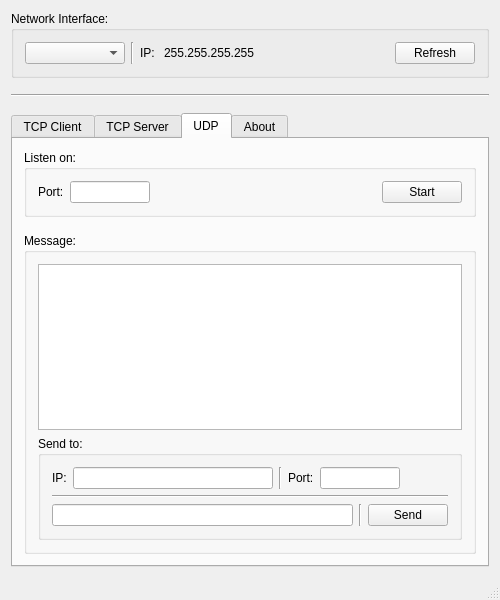
<?xml version="1.0" encoding="UTF-8"?>
<ui version="4.0">
 <class>MainWindow</class>
 <widget class="QMainWindow" name="MainWindow">
  <property name="geometry">
   <rect>
    <x>0</x>
    <y>0</y>
    <width>500</width>
    <height>600</height>
   </rect>
  </property>
  <property name="minimumSize">
   <size>
    <width>500</width>
    <height>500</height>
   </size>
  </property>
  <property name="windowTitle">
   <string>Socket Test</string>
  </property>
  <widget class="QWidget" name="centralWidget">
   <layout class="QVBoxLayout" name="verticalLayout">
    <item>
     <widget class="QGroupBox" name="groupBox_3">
      <property name="title">
       <string>Network Interface:</string>
      </property>
      <layout class="QVBoxLayout" name="verticalLayout_2">
       <item>
        <layout class="QHBoxLayout" name="horizontalLayout_5">
         <item>
          <widget class="QComboBox" name="comboBox_Interface">
           <property name="sizePolicy">
            <sizepolicy hsizetype="Preferred" vsizetype="Fixed">
             <horstretch>0</horstretch>
             <verstretch>0</verstretch>
            </sizepolicy>
           </property>
           <property name="minimumSize">
            <size>
             <width>100</width>
             <height>0</height>
            </size>
           </property>
           <property name="maximumSize">
            <size>
             <width>200</width>
             <height>16777215</height>
            </size>
           </property>
          </widget>
         </item>
         <item>
          <widget class="Line" name="line">
           <property name="orientation">
            <enum>Qt::Vertical</enum>
           </property>
          </widget>
         </item>
         <item>
          <widget class="QLabel" name="label_2">
           <property name="text">
            <string>IP: </string>
           </property>
          </widget>
         </item>
         <item>
          <widget class="QLabel" name="label_LocalIP">
           <property name="text">
            <string>255.255.255.255</string>
           </property>
          </widget>
         </item>
         <item>
          <spacer name="horizontalSpacer_5">
           <property name="orientation">
            <enum>Qt::Horizontal</enum>
           </property>
           <property name="sizeHint" stdset="0">
            <size>
             <width>40</width>
             <height>20</height>
            </size>
           </property>
          </spacer>
         </item>
         <item>
          <widget class="QPushButton" name="button_Refresh">
           <property name="text">
            <string>Refresh</string>
           </property>
          </widget>
         </item>
        </layout>
       </item>
      </layout>
     </widget>
    </item>
    <item>
     <spacer name="verticalSpacer_3">
      <property name="orientation">
       <enum>Qt::Vertical</enum>
      </property>
      <property name="sizeType">
       <enum>QSizePolicy::Fixed</enum>
      </property>
      <property name="sizeHint" stdset="0">
       <size>
        <width>20</width>
        <height>10</height>
       </size>
      </property>
     </spacer>
    </item>
    <item>
     <widget class="Line" name="line_6">
      <property name="orientation">
       <enum>Qt::Horizontal</enum>
      </property>
     </widget>
    </item>
    <item>
     <spacer name="verticalSpacer_2">
      <property name="orientation">
       <enum>Qt::Vertical</enum>
      </property>
      <property name="sizeType">
       <enum>QSizePolicy::Fixed</enum>
      </property>
      <property name="sizeHint" stdset="0">
       <size>
        <width>20</width>
        <height>10</height>
       </size>
      </property>
     </spacer>
    </item>
    <item>
     <widget class="QTabWidget" name="tabWidget">
      <property name="tabShape">
       <enum>QTabWidget::Rounded</enum>
      </property>
      <property name="currentIndex">
       <number>2</number>
      </property>
      <widget class="QWidget" name="tab_tcpClient">
       <attribute name="title">
        <string>TCP Client</string>
       </attribute>
       <layout class="QVBoxLayout" name="verticalLayout_5">
        <item>
         <widget class="QGroupBox" name="groupBox_4">
          <property name="title">
           <string>Connect to:</string>
          </property>
          <layout class="QVBoxLayout" name="verticalLayout_6">
           <item>
            <layout class="QHBoxLayout" name="horizontalLayout_7">
             <item>
              <widget class="QLabel" name="label_targetIP">
               <property name="sizePolicy">
                <sizepolicy hsizetype="Preferred" vsizetype="Preferred">
                 <horstretch>0</horstretch>
                 <verstretch>0</verstretch>
                </sizepolicy>
               </property>
               <property name="minimumSize">
                <size>
                 <width>0</width>
                 <height>0</height>
                </size>
               </property>
               <property name="baseSize">
                <size>
                 <width>0</width>
                 <height>0</height>
                </size>
               </property>
               <property name="text">
                <string>IP:</string>
               </property>
              </widget>
             </item>
             <item>
              <widget class="QLineEdit" name="lineEdit_TcpClientTargetIP">
               <property name="minimumSize">
                <size>
                 <width>150</width>
                 <height>0</height>
                </size>
               </property>
               <property name="maximumSize">
                <size>
                 <width>200</width>
                 <height>16777215</height>
                </size>
               </property>
              </widget>
             </item>
             <item>
              <widget class="Line" name="line_4">
               <property name="orientation">
                <enum>Qt::Vertical</enum>
               </property>
              </widget>
             </item>
             <item>
              <widget class="QLabel" name="label_targetPort">
               <property name="sizePolicy">
                <sizepolicy hsizetype="Preferred" vsizetype="Preferred">
                 <horstretch>0</horstretch>
                 <verstretch>0</verstretch>
                </sizepolicy>
               </property>
               <property name="minimumSize">
                <size>
                 <width>0</width>
                 <height>0</height>
                </size>
               </property>
               <property name="text">
                <string>Port:</string>
               </property>
              </widget>
             </item>
             <item>
              <widget class="QLineEdit" name="lineEdit_TcpClientTargetPort">
               <property name="minimumSize">
                <size>
                 <width>80</width>
                 <height>0</height>
                </size>
               </property>
               <property name="maximumSize">
                <size>
                 <width>80</width>
                 <height>16777215</height>
                </size>
               </property>
              </widget>
             </item>
             <item>
              <spacer name="horizontalSpacer">
               <property name="orientation">
                <enum>Qt::Horizontal</enum>
               </property>
               <property name="sizeHint" stdset="0">
                <size>
                 <width>40</width>
                 <height>20</height>
                </size>
               </property>
              </spacer>
             </item>
             <item>
              <widget class="QPushButton" name="button_TcpClient">
               <property name="text">
                <string>Connect</string>
               </property>
              </widget>
             </item>
            </layout>
           </item>
          </layout>
         </widget>
        </item>
        <item>
         <spacer name="verticalSpacer_4">
          <property name="orientation">
           <enum>Qt::Vertical</enum>
          </property>
          <property name="sizeType">
           <enum>QSizePolicy::Fixed</enum>
          </property>
          <property name="sizeHint" stdset="0">
           <size>
            <width>20</width>
            <height>10</height>
           </size>
          </property>
         </spacer>
        </item>
        <item>
         <widget class="QGroupBox" name="groupBox_2">
          <property name="title">
           <string>Message:</string>
          </property>
          <layout class="QVBoxLayout" name="verticalLayout_4">
           <item>
            <widget class="QTextBrowser" name="textBrowser_TcpClientMessage"/>
           </item>
           <item>
            <layout class="QHBoxLayout" name="horizontalLayout">
             <item>
              <widget class="QLineEdit" name="lineEdit_TcpClientSend"/>
             </item>
             <item>
              <widget class="Line" name="line_5">
               <property name="orientation">
                <enum>Qt::Vertical</enum>
               </property>
              </widget>
             </item>
             <item>
              <widget class="QPushButton" name="button_TcpClientSend">
               <property name="text">
                <string>Send</string>
               </property>
              </widget>
             </item>
            </layout>
           </item>
          </layout>
         </widget>
        </item>
       </layout>
      </widget>
      <widget class="QWidget" name="tab_tcpServer">
       <attribute name="title">
        <string>TCP Server</string>
       </attribute>
       <layout class="QVBoxLayout" name="verticalLayout_7">
        <item>
         <widget class="QGroupBox" name="groupBox">
          <property name="title">
           <string>Listen on:</string>
          </property>
          <layout class="QVBoxLayout" name="verticalLayout_3">
           <item>
            <layout class="QHBoxLayout" name="horizontalLayout_3">
             <item>
              <widget class="QLabel" name="label_listenPort">
               <property name="sizePolicy">
                <sizepolicy hsizetype="Preferred" vsizetype="Preferred">
                 <horstretch>0</horstretch>
                 <verstretch>0</verstretch>
                </sizepolicy>
               </property>
               <property name="minimumSize">
                <size>
                 <width>0</width>
                 <height>0</height>
                </size>
               </property>
               <property name="text">
                <string>Port:</string>
               </property>
              </widget>
             </item>
             <item>
              <widget class="QLineEdit" name="lineEdit_TcpServerListenPort">
               <property name="minimumSize">
                <size>
                 <width>80</width>
                 <height>0</height>
                </size>
               </property>
               <property name="maximumSize">
                <size>
                 <width>80</width>
                 <height>16777215</height>
                </size>
               </property>
              </widget>
             </item>
             <item>
              <spacer name="horizontalSpacer_2">
               <property name="orientation">
                <enum>Qt::Horizontal</enum>
               </property>
               <property name="sizeHint" stdset="0">
                <size>
                 <width>40</width>
                 <height>20</height>
                </size>
               </property>
              </spacer>
             </item>
             <item>
              <widget class="QPushButton" name="button_TcpServer">
               <property name="text">
                <string>Start</string>
               </property>
              </widget>
             </item>
            </layout>
           </item>
          </layout>
         </widget>
        </item>
        <item>
         <spacer name="verticalSpacer">
          <property name="orientation">
           <enum>Qt::Vertical</enum>
          </property>
          <property name="sizeType">
           <enum>QSizePolicy::Fixed</enum>
          </property>
          <property name="sizeHint" stdset="0">
           <size>
            <width>20</width>
            <height>10</height>
           </size>
          </property>
         </spacer>
        </item>
        <item>
         <widget class="QGroupBox" name="groupBox_5">
          <property name="title">
           <string>Message:</string>
          </property>
          <layout class="QVBoxLayout" name="verticalLayout_8">
           <item>
            <widget class="QTextBrowser" name="textBrowser_TcpServerMessage"/>
           </item>
           <item>
            <layout class="QHBoxLayout" name="horizontalLayout_2">
             <item>
              <widget class="QLineEdit" name="lineEdit_TcpServerSend"/>
             </item>
             <item>
              <widget class="Line" name="line_7">
               <property name="orientation">
                <enum>Qt::Vertical</enum>
               </property>
              </widget>
             </item>
             <item>
              <widget class="QPushButton" name="button_TcpServerSend">
               <property name="text">
                <string>Send</string>
               </property>
              </widget>
             </item>
            </layout>
           </item>
          </layout>
         </widget>
        </item>
       </layout>
      </widget>
      <widget class="QWidget" name="tab_udp">
       <attribute name="title">
        <string>UDP</string>
       </attribute>
       <layout class="QVBoxLayout" name="verticalLayout_9">
        <item>
         <widget class="QGroupBox" name="groupBox_6">
          <property name="title">
           <string>Listen on:</string>
          </property>
          <layout class="QVBoxLayout" name="verticalLayout_10">
           <item>
            <layout class="QHBoxLayout" name="horizontalLayout_4">
             <item>
              <widget class="QLabel" name="label_3">
               <property name="text">
                <string>Port:</string>
               </property>
              </widget>
             </item>
             <item>
              <widget class="QLineEdit" name="lineEdit_UdpListenPort">
               <property name="sizePolicy">
                <sizepolicy hsizetype="Preferred" vsizetype="Fixed">
                 <horstretch>0</horstretch>
                 <verstretch>0</verstretch>
                </sizepolicy>
               </property>
               <property name="minimumSize">
                <size>
                 <width>80</width>
                 <height>0</height>
                </size>
               </property>
               <property name="maximumSize">
                <size>
                 <width>80</width>
                 <height>16777215</height>
                </size>
               </property>
              </widget>
             </item>
             <item>
              <spacer name="horizontalSpacer_3">
               <property name="orientation">
                <enum>Qt::Horizontal</enum>
               </property>
               <property name="sizeHint" stdset="0">
                <size>
                 <width>40</width>
                 <height>20</height>
                </size>
               </property>
              </spacer>
             </item>
             <item>
              <widget class="QPushButton" name="button_Udp">
               <property name="text">
                <string>Start</string>
               </property>
              </widget>
             </item>
            </layout>
           </item>
          </layout>
         </widget>
        </item>
        <item>
         <spacer name="verticalSpacer_5">
          <property name="orientation">
           <enum>Qt::Vertical</enum>
          </property>
          <property name="sizeType">
           <enum>QSizePolicy::Fixed</enum>
          </property>
          <property name="sizeHint" stdset="0">
           <size>
            <width>20</width>
            <height>10</height>
           </size>
          </property>
         </spacer>
        </item>
        <item>
         <widget class="QGroupBox" name="groupBox_8">
          <property name="title">
           <string>Message:</string>
          </property>
          <layout class="QVBoxLayout" name="verticalLayout_11">
           <item>
            <widget class="QTextBrowser" name="textBrowser_UdpMessage"/>
           </item>
           <item>
            <widget class="QGroupBox" name="groupBox_7">
             <property name="title">
              <string>Send to:</string>
             </property>
             <layout class="QVBoxLayout" name="verticalLayout_12">
              <item>
               <layout class="QHBoxLayout" name="horizontalLayout_8">
                <item>
                 <widget class="QLabel" name="label">
                  <property name="text">
                   <string>IP:</string>
                  </property>
                 </widget>
                </item>
                <item>
                 <widget class="QLineEdit" name="lineEdit_UdpTargetIP">
                  <property name="sizePolicy">
                   <sizepolicy hsizetype="Preferred" vsizetype="Fixed">
                    <horstretch>0</horstretch>
                    <verstretch>0</verstretch>
                   </sizepolicy>
                  </property>
                  <property name="minimumSize">
                   <size>
                    <width>200</width>
                    <height>0</height>
                   </size>
                  </property>
                  <property name="maximumSize">
                   <size>
                    <width>200</width>
                    <height>16777215</height>
                   </size>
                  </property>
                 </widget>
                </item>
                <item>
                 <widget class="Line" name="line_2">
                  <property name="orientation">
                   <enum>Qt::Vertical</enum>
                  </property>
                 </widget>
                </item>
                <item>
                 <widget class="QLabel" name="label_4">
                  <property name="text">
                   <string>Port:</string>
                  </property>
                 </widget>
                </item>
                <item>
                 <widget class="QLineEdit" name="lineEdit_UdpTargetPort">
                  <property name="enabled">
                   <bool>true</bool>
                  </property>
                  <property name="sizePolicy">
                   <sizepolicy hsizetype="Preferred" vsizetype="Fixed">
                    <horstretch>0</horstretch>
                    <verstretch>0</verstretch>
                   </sizepolicy>
                  </property>
                  <property name="minimumSize">
                   <size>
                    <width>80</width>
                    <height>0</height>
                   </size>
                  </property>
                  <property name="maximumSize">
                   <size>
                    <width>80</width>
                    <height>16777215</height>
                   </size>
                  </property>
                  <property name="baseSize">
                   <size>
                    <width>0</width>
                    <height>0</height>
                   </size>
                  </property>
                 </widget>
                </item>
                <item>
                 <spacer name="horizontalSpacer_4">
                  <property name="orientation">
                   <enum>Qt::Horizontal</enum>
                  </property>
                  <property name="sizeHint" stdset="0">
                   <size>
                    <width>40</width>
                    <height>20</height>
                   </size>
                  </property>
                 </spacer>
                </item>
               </layout>
              </item>
              <item>
               <widget class="Line" name="line_3">
                <property name="orientation">
                 <enum>Qt::Horizontal</enum>
                </property>
               </widget>
              </item>
              <item>
               <layout class="QHBoxLayout" name="horizontalLayout_6">
                <item>
                 <widget class="QLineEdit" name="lineEdit_UdpSend"/>
                </item>
                <item>
                 <widget class="Line" name="line_8">
                  <property name="orientation">
                   <enum>Qt::Vertical</enum>
                  </property>
                 </widget>
                </item>
                <item>
                 <widget class="QPushButton" name="button_UdpSend">
                  <property name="text">
                   <string>Send</string>
                  </property>
                 </widget>
                </item>
               </layout>
              </item>
             </layout>
            </widget>
           </item>
          </layout>
         </widget>
        </item>
       </layout>
      </widget>
      <widget class="QWidget" name="tab">
       <attribute name="title">
        <string>About</string>
       </attribute>
       <layout class="QVBoxLayout" name="verticalLayout_13">
        <item>
         <spacer name="verticalSpacer_7">
          <property name="orientation">
           <enum>Qt::Vertical</enum>
          </property>
          <property name="sizeType">
           <enum>QSizePolicy::Fixed</enum>
          </property>
          <property name="sizeHint" stdset="0">
           <size>
            <width>20</width>
            <height>20</height>
           </size>
          </property>
         </spacer>
        </item>
        <item>
         <widget class="QLabel" name="label_5">
          <property name="font">
           <font>
            <pointsize>18</pointsize>
           </font>
          </property>
          <property name="cursor">
           <cursorShape>ArrowCursor</cursorShape>
          </property>
          <property name="layoutDirection">
           <enum>Qt::LeftToRight</enum>
          </property>
          <property name="text">
           <string>Socket Test</string>
          </property>
          <property name="alignment">
           <set>Qt::AlignCenter</set>
          </property>
          <property name="textInteractionFlags">
           <set>Qt::LinksAccessibleByMouse|Qt::TextSelectableByMouse</set>
          </property>
         </widget>
        </item>
        <item>
         <widget class="QLabel" name="label_AppVersion">
          <property name="text">
           <string>V 1.1</string>
          </property>
          <property name="alignment">
           <set>Qt::AlignCenter</set>
          </property>
          <property name="textInteractionFlags">
           <set>Qt::LinksAccessibleByMouse</set>
          </property>
         </widget>
        </item>
        <item>
         <widget class="QLabel" name="label_7">
          <property name="text">
           <string>By: Zach (Zhengyu) Peng</string>
          </property>
          <property name="alignment">
           <set>Qt::AlignCenter</set>
          </property>
         </widget>
        </item>
        <item>
         <widget class="QLabel" name="label_GitHub">
          <property name="text">
           <string>Source codes on Github</string>
          </property>
          <property name="alignment">
           <set>Qt::AlignCenter</set>
          </property>
          <property name="textInteractionFlags">
           <set>Qt::LinksAccessibleByMouse|Qt::TextSelectableByMouse</set>
          </property>
         </widget>
        </item>
        <item>
         <widget class="QLabel" name="label_HomePage">
          <property name="text">
           <string>My home page</string>
          </property>
          <property name="alignment">
           <set>Qt::AlignCenter</set>
          </property>
          <property name="textInteractionFlags">
           <set>Qt::LinksAccessibleByMouse|Qt::TextSelectableByMouse</set>
          </property>
         </widget>
        </item>
        <item>
         <spacer name="verticalSpacer_6">
          <property name="orientation">
           <enum>Qt::Vertical</enum>
          </property>
          <property name="sizeHint" stdset="0">
           <size>
            <width>20</width>
            <height>40</height>
           </size>
          </property>
         </spacer>
        </item>
       </layout>
      </widget>
     </widget>
    </item>
   </layout>
  </widget>
  <widget class="QMenuBar" name="menuBar">
   <property name="geometry">
    <rect>
     <x>0</x>
     <y>0</y>
     <width>500</width>
     <height>21</height>
    </rect>
   </property>
  </widget>
  <widget class="QStatusBar" name="statusBar"/>
 </widget>
 <layoutdefault spacing="6" margin="11"/>
 <resources/>
 <connections/>
</ui>
